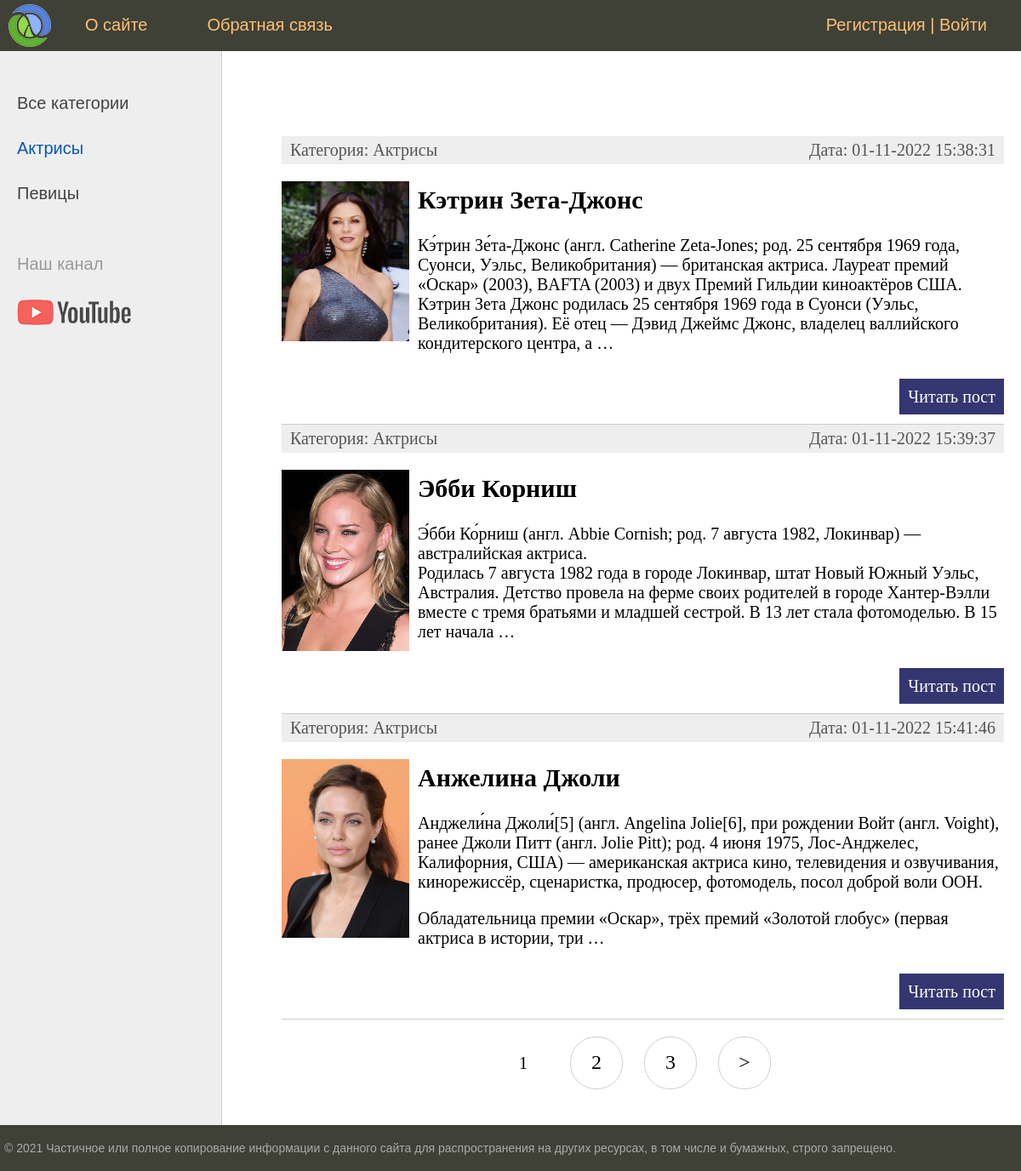
Screenshot of /category/aktrisy with the database file from the repository.
### women/models.py (models this page shows, shortened)
class Category(models.Model):
    name = models.CharField(max_length=20, db_index=True, verbose_name='Категория')
    slug = models.SlugField(max_length=255, unique=True, db_index=True, verbose_name='URL')
    def __str__(self):
        return self.name
    def get_absolute_url(self):
        return reverse('category', kwargs={'cat_slug': self.slug})
    class Meta:
        verbose_name = 'Категории'
        verbose_name_plural = 'Категории'
        ordering = ['id']

class Women(models.Model):
    title = models.CharField(max_length=255, verbose_name='Заголовок')
    slug = models.SlugField(max_length=255, unique=True, db_index=True, verbose_name='URL')
    content = models.TextField(blank=True, verbose_name='Текст статьи')
    photo = models.ImageField(upload_to="photos/%Y/%m/d%", verbose_name='Фото')
    time_create = models.DateTimeField(auto_now_add=True, verbose_name='Время создания')
    time_update = models.DateTimeField(auto_now=True, verbose_name='Время изменения')
    is_published = models.BooleanField(default=True, verbose_name='Опубликовано')
    cat = models.ForeignKey('Category', on_delete=models.PROTECT, verbose_name='Категория')
    def get_absolute_url(self):
        return reverse('post', kwargs={'post_slug': self.slug})
    class Meta:
        verbose_name = 'Известные женщины'
        verbose_name_plural = 'Известные женщины'
        ordering = ['id']

### women/views.py (the view)
# urls.py: path('category/<slug:cat_slug>', WomenCategory.as_view(), name='category'),
class WomenCategory(DataMixin, ListView):
    model = Women
    template_name = 'women/index.html'
    context_object_name = 'posts'
    allow_empty = False
    def get_queryset(self):
        return Women.objects.filter(cat__slug=self.kwargs['cat_slug'], is_published=True)
    def get_context_data(self, *, object_list=None, **kwargs):
        context = super().get_context_data(**kwargs)
        c_def = self.get_user_context(title='Категория - ' + str(context['posts'][0].cat),
                                      cat_selected=context['posts'][0].cat_id)
        return dict(list(context.items()) + list(c_def.items()))

### women/utils.py (called while the page is built)
    def get_user_context(self, **kwargs):
        context = kwargs
        cats = Category.objects.annotate(Count('women'))
        user_menu = menu.copy()
        if not self.request.user.is_authenticated:
            user_menu.pop(1)
        context['menu'] = user_menu
        context['cats'] = cats
        if 'cat_selected' not in context:
            context['cat_selected'] = 0
        return context

### women/templates/women/index.html (shortened to what this page needs)
{% extends 'women/base.html' %}
{% block content %}
<ul class="list-articles">
    {% for p in posts%}
        <li><div class="article-panel">
            <p class="first">Категория: {{p.cat}}</p>
            <p class="last">Дата: {{p.time_update|date:"d-m-Y H:i:s"}}</p>
        </div>
        {% if p.photo %}
            <p><img class="img-article-left thumb" src="{{p.photo.url}}"></p>
        {% endif %}
            <h2>{{p.title}}</h2>
            <p>{{p.content|linebreaks|truncatewords:50}}</p>
            <p class="link-read-post"><a href="{{p.get_absolute_url}}">Читать пост</a></p>
        </li>
    {% endfor %}
</ul>
{% endblock %}

### women/templates/women/base.html (shortened to what this page needs)
{% load static %}
{% load women_tags %}
<!DOCTYPE html>
<html>
<head>
	<link type="text/css" href="{% static 'women/css/styles.css' %}" rel="stylesheet" />
</head>
<body>
<table class="table-page" border=0 cellpadding="0" cellspacing="0">
<tr><td valign=top>
{% block mainmenu %}
		<div class="header">
			<ul id="mainmenu" class="mainmenu">
			<li class="logo"><a href="{% url 'home' %}"><div class="logo"></div></a></li>
{% for m in menu %}
			<li><a href="{% url m.url_name %}">{{m.title}}</a></li>
{% endfor %}
				{% if request.user.is_authenticated %}
				<li class="last">{{user.username}} | <a href="{% url 'logout' %}">Выйти</a></li>
				{% else %}
				<li class="last"><a href="{% url 'register' %}">Регистрация</a> | <a href="{% url 'login' %}">Войти</a></li>
				{% endif %}
			</ul>
		</div>
{% endblock mainmenu %}
<table class="table-content" border=0 cellpadding="0" cellspacing="0">
<tr>
	<td valign="top" class="left-chapters">
	<ul id="leftchapters">
{% if cat_selected == 0 %}
		<li class="selected">Все категории</li>
{% else %}
		<li><a href="{% url 'home' %}">Все категории</a></li>
{% endif %}
{% for c in cats %}
{% if c.women__count > 0 %}
	{% if c.pk == cat_selected %}
		<li class="selected">{{c.name}}</li>
	{% else %}
		<li><a href="{{ c.get_absolute_url }}">{{c.name}}</a></li>
	{% endif %}
{% endif %}
{% endfor %}
		<li class="share">
		<p>Наш канал</p>
		<a class="share-yt" href="https://www.youtube.com/channel/UClJzWfGWuGJL2t-3dYKcHTA/playlists" target="_blank" rel="nofollow"></a>
		</li>
	</ul>
</td>
<td valign="top" class="content">
	<div class="content-text">
{% block content %}
{% endblock %}
{% if page_obj.has_other_pages %}
<nav class="list-pages">
	<ul>
		{% for p in page_obj.paginator.page_range %}
		{% if page_obj.number == p %}
		<li class="page-num page-num-selected">{{ p }}</li>
		{% elif p >= page_obj.number|add:-2 and p <= page_obj.number|add:2 %}
		<li class="page-num">
			<a href="?page={{ p }}">{{ p }}</a>
		</li>
		{% endif %}
		{% endfor %}
{% if page_obj.has_next %}
<li class="page-num">
	<a href="?page={{ page_obj.next_page_number }}">&gt;</a>
</li>
{% endif %}
	</ul>
</nav>
{% endif %}
	</div>
</td></tr></table>
</td></tr>
<tr><td valign=top>
	<div id="footer">
		<p>&copy; 2021 Частичное или полное копирование информации с данного сайта для распространения на других ресурсах, в том числе и бумажных, строго запрещено.</p>
	</div>
</td></tr></table>
</body>
</html>

### women/static/women/css/styles.css (style rules this page uses)
html, body { font-family: 'Arial'; margin: 0; padding: 0; height: 100%; width: 100%; color: #444; }
a { color: #0059b2; text-decoration: none; }
img { max-width: 600px; height: auto; }
img.img-article-left { max-width: 300px; height: auto; float: left; padding: 0 10px 10px 0; }
img.img-article-left.thumb { max-width: 150px; height: auto; }
p.link-read-post { text-align: right; }
p.link-read-post a { padding: 10px; min-width: 100px; background: #333671; color: #fff; text-decoration: none; }
div.article-panel { background: #eee; padding: 5px 10px 5px 10px; box-sizing: border-box; overflow: hidden; color: #555; }
div.article-panel p.first { margin: 0; float: left; }
div.article-panel p.last { margin: 0; float: right; }
ul.list-articles { list-style: none; margin: 0; padding: 0; }
ul.list-articles li { border-bottom: 1px solid #ccc; }
.table-page { width: 100%; height: 100%; vertical-align: top; }
.table-page tr { height: 100%; }
.header { background: #3F4137; height: 60px; }
.logo { background: url('../images/logo.png') no-repeat 10px 5px; width: 70px; height: 60px; }
ul.mainmenu { list-style: none; margin: 0; padding: 0; height: 60px; color: #fdc073; font-size: 20px; overflow: hidden; }
ul.mainmenu li { float: left; margin: 18px 40px 0 30px; }
ul.mainmenu li.logo { margin: 0; }
ul.mainmenu li.last { float: right; }
ul.mainmenu li a { color: #fdc073; text-decoration: none; }
.table-content { width: 100%; min-height: 100%; height: 100%; }
.left-chapters { margin: 0; background: #eee; border-right: 1px solid #ccc; min-height: 100%; }
.left-chapters ul { width: 230px; min-height: 100%; margin: 0; padding: 20px 10px 10px 20px; list-style: none; font-size: 20px; }
.left-chapters ul li { margin: 30px 0 0 0; color: #999; }
.left-chapters ul li.selected { color: #0059b2; }
.left-chapters ul li a { color: #444; text-decoration: none; }
.left-chapters ul li.share { margin: 60px 0 0 0; }
.left-chapters ul li.share p { margin: 30px 0 30px 0; }
.left-chapters ul li.share a { display: inline-block; width: 40px; height: 40px; margin: 0 20px 0 0; }
.left-chapters ul li.share a.share-yt { width: 100%; height: 30px; background: url('../images/share_yt.png') no-repeat 0 0 }
.content { padding: 40px 20px 20px 40px; width: 100%; box-sizing: border-box; }
.content-text { margin: 60px 0 0 30px; color: #000; font-size: 20px; font-family: Yandex Sans Display Light; }
#footer { box-sizing: border-box; background: #3F4137; padding: 5px; color: #aaa; font-size: 14px; font-family: Verdana, Geneva, Arial, Helvetica; text-align: left; overflow: hidden; }
.list-pages { text-align: center; margin: 0 0 20px 0; }
.list-pages ul { margin: 20px 0 0 0; padding: 0; list-style: none; }
.list-pages ul li { display: inline-block; margin: 0 20px 0 0; }
.list-pages a { color: #000; font-size: 24px; text-decoration: none; }
.list-pages .page-num, .page-num-selected { display: inline-block; width: 60px; height: 44px; padding: 16px 0 0 0; border: 1px solid #d0d0d0; border-radius: 30px; }
.list-pages .page-num-selected { border: none; color: #000; font-size: 20px; }

### rows the page displays
Category: name "Актрисы"
Category: name "Певицы"
Women: cat "Актрисы", time_update "01-11-2022 15:38:31", photo (picture), title "Кэтрин Зета-Джонс", content "Кэ́трин Зе́та-Джонс (англ. Catherine Zeta-Jones; род. 25 сентября 1969 года, Суонси, Уэльс, Великобритания) — британская актриса. Лауреат премий «Оскар» (2003), BAFTA (2003) и двух Премий Гильдии киноактёров США. Кэтрин Зета Джонс родилась 25 сентября 1969 года в Суонси (Уэльс, Великобритания). Её отец — Дэвид Джеймс Джонс, владелец валлийского кондитерского центра, а …"
Women: cat "Актрисы", time_update "01-11-2022 15:39:37", photo (picture), title "Эбби Корниш", content "Э́бби Ко́рниш (англ. Abbie Cornish; род. 7 августа 1982, Локинвар) — австралийская актриса. Родилась 7 августа 1982 года в городе Локинвар, штат Новый Южный Уэльс, Австралия. Детство провела на ферме своих родителей в городе Хантер-Вэлли вместе с тремя братьями и младшей сестрой. В 13 лет стала фотомоделью. В 15 лет начала …"
Women: cat "Актрисы", time_update "01-11-2022 15:41:46", photo (picture), title "Анжелина Джоли", content "Анджели́на Джоли́[5] (англ. Angelina Jolie[6], при рождении Войт (англ. Voight), ранее Джоли Питт (англ. Jolie Pitt); род. 4 июня 1975, Лос-Анджелес, Калифорния, США) — американская актриса кино, телевидения и озвучивания, кинорежиссёр, сценаристка, продюсер, фотомодель, посол доброй воли ООН. Обладательница премии «Оскар», трёх премий «Золотой глобус» (первая актриса в истории, три …"

### other values shown
{{ m.title }} "О сайте" "Обратная связь"
{{ p }} "1"
{{ p }} "2" "3"
